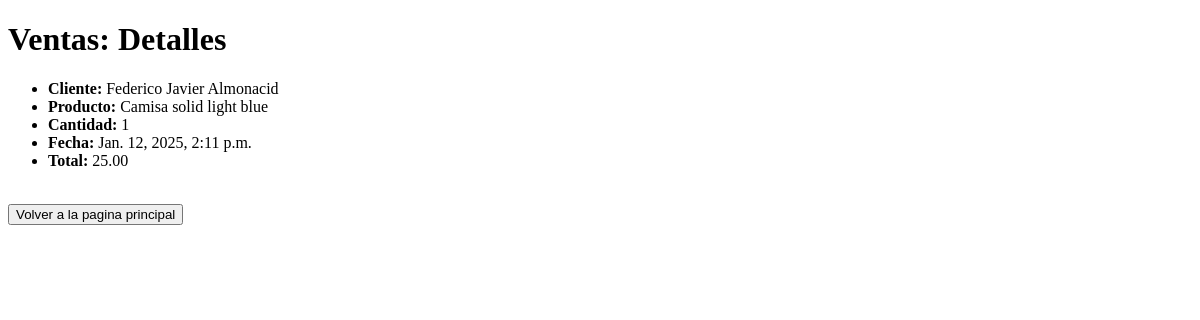
/Ventas/detail/9, run on an earlier commit of the app's database.
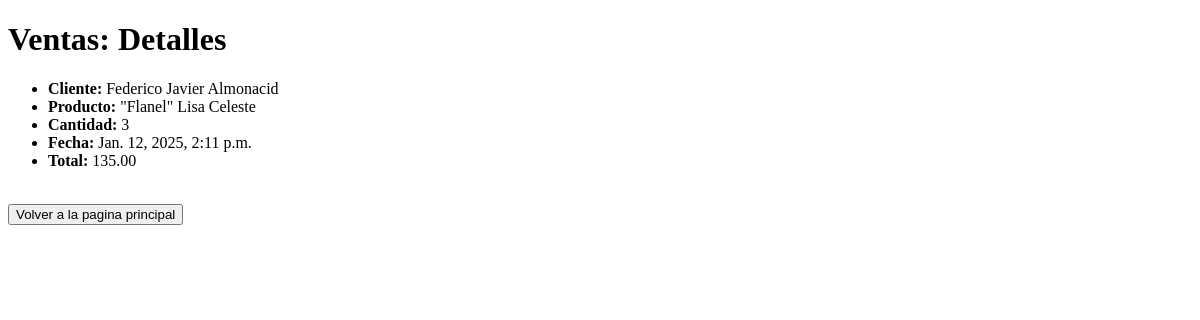
And on a later commit of the database.
### Chicago/models.py (models this page shows, shortened)
class Venta(models.Model):
    cliente = models.ForeignKey(Cliente, on_delete=models.SET_NULL, null=True, blank=True)
    producto = models.ForeignKey(Producto, on_delete=models.CASCADE)
    cantidad = models.PositiveIntegerField()
    fecha = models.DateTimeField(auto_now_add=True)
    total = models.DecimalField(max_digits=10, decimal_places=2, editable=False)

class Producto(models.Model):
    nombre = models.CharField(max_length=200)
    categoria = models.CharField(max_length=100)
    precio = models.DecimalField(max_digits=10, decimal_places=2)
    stock = models.PositiveIntegerField()
    def __str__(self):
        return self.nombre

class Cliente(models.Model):
    nombre = models.CharField(max_length=200)
    email = models.EmailField(unique=True)
    telefono = models.CharField(max_length=15, blank=True)
    def __str__(self):
        return self.nombre

### Chicago/Views_Models/Ventas.py (the view)
# urls.py: path("Ventas/detail/<int:pk>", Ventas.Ventas_detail, name="Ventas_detail"),
def Ventas_detail(request: HttpRequest, pk: int) -> HttpResponse:
    query = Venta.objects.get(id=pk)
    return render(request, "Chicago/Ventas_detail.html", {"object": query})

### Chicago/Templates/Chicago/Ventas_detail.html
{% extends 'Chicago/Base.html' %}
{% block contenido %}
    <h1>Ventas: Detalles</h1>
        <ul>
            <li><strong>Cliente: </strong> {{ object.cliente }}</li>
            <li><strong>Producto: </strong> {{ object.producto }}</li>
            <li><strong>Cantidad: </strong> {{ object.cantidad }}</li>
            <li><strong>Fecha: </strong> {{ object.fecha }}</li>
            <li><strong>Total: </strong> {{ object.total }}</li>
        </ul>
        <br>
    <a href="{% url 'Chicago:index' %}"><button>Volver a la pagina principal</button></a>
{% endblock contenido %}

What changed in the data, as far as the page shows it:
changed Venta "Federico Javier Almonacid": producto "Camisa solid light blue" → "\"Flanel\" Lisa Celeste"; cantidad "1" → "3"; total "25.00" → "135.00"
